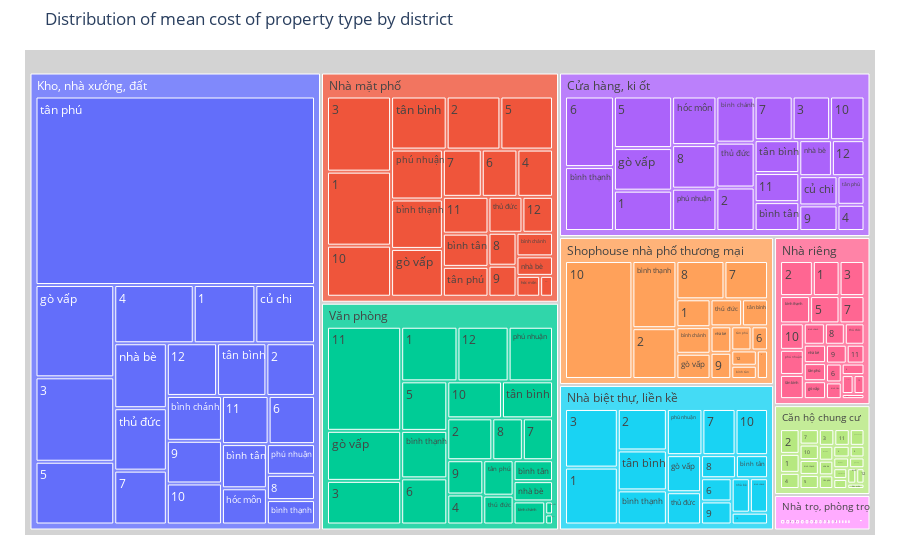

Notebook source saved alongside this figure:
### Code cell
tree_map_test_data = data.groupby(['District', 'Rent type'])['Price'].agg(mean='mean').reset_index()

fig = px.treemap(
    data_frame= tree_map_test_data,
    path=['Rent type', 'District'], values='mean', branchvalues='total',
    hover_data=None,
    hover_name=None,
    title="Distribution of mean cost of property type by district")
fig.update_traces(root_color="lightgrey")
fig.update_layout(margin = dict(t=50, l=25, r=25, b=25))
fig.show()

### Figure 1 — Plotly figure (JSON) as saved in the notebook; plotly's stock layout.template omitted (floating-point values rounded to 4 significant figures; data arrays with more than 128 entries replaced by an {"elided": "..."} marker saying what was removed)
{"data": [{"branchvalues": "total", "domain": {"x": [0, 1], "y": [0, 1]}, "hovertemplate": "labels=%{label}<br>mean=%{value}<br>parent=%{parent}<br>id=%{id}<extra></extra>", "ids": {"elided": "205 str values"}, "labels": {"elided": "205 str values"}, "name": "", "parents": {"elided": "205 str values"}, "root": {"color": "lightgrey"}, "type": "treemap", "values": {"elided": "205 float values"}}], "layout": {"legend": {"tracegroupgap": 0}, "margin": {"b": 25, "l": 25, "r": 25, "t": 50}, "title": {"text": "Distribution of mean cost of property type by district"}}}
